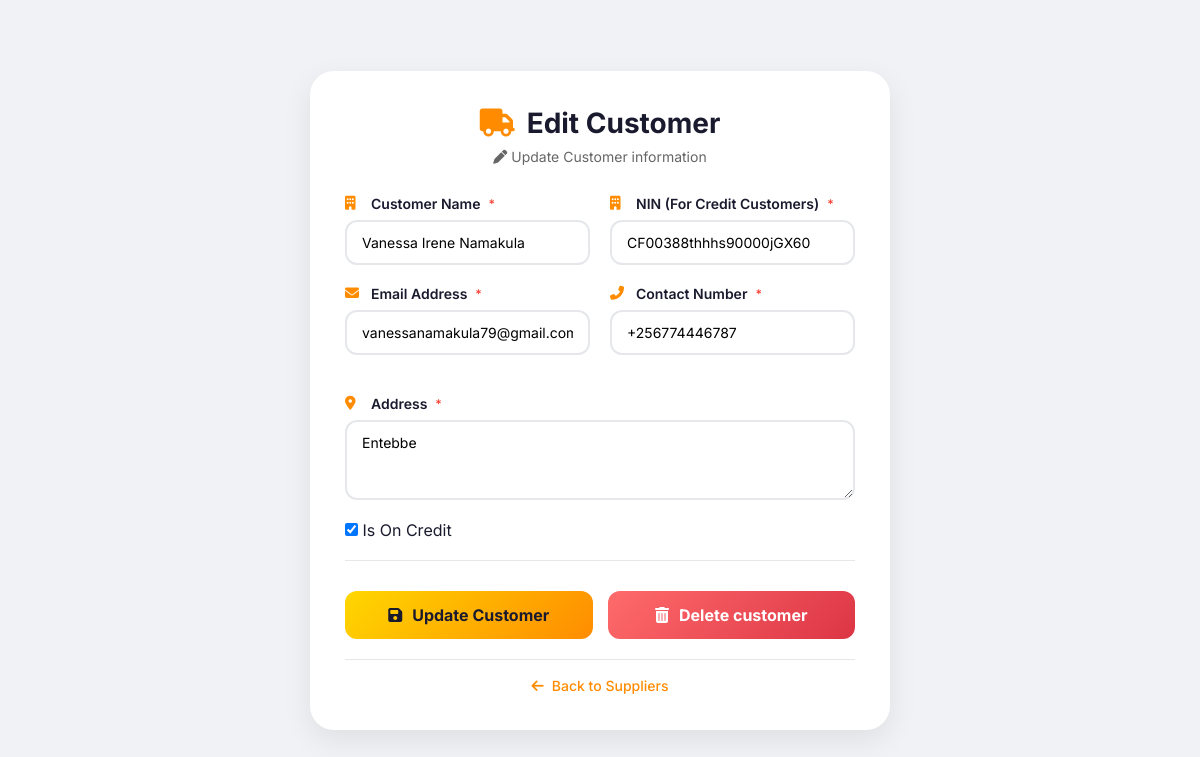
Page /customer/edit/1/ on the committed database.
### web/models.py (models this page shows, shortened)
class Customer(models.Model):
    name = models.CharField(max_length=100)
    contact = models.CharField(
        max_length=20,
        blank=True,
        null=True
    )
    email = models.EmailField(
        blank=True,
        null=True
    )
    address = models.TextField(
        blank=True,
        null=True
    )
    nin = models.CharField(
        max_length=20,
        unique=True
    )
    distance_km = models.DecimalField(
        max_digits=5,
        decimal_places=2,
        default=Decimal('0.00')
    )
    is_credit_customer = models.BooleanField(default=False)

### web/views.py (the view, shortened to what this page needs)
# urls.py: path('customer/edit/<int:pk>/', views.edit_customer, name="edit_customer"),
def edit_customer(request,pk):
    customer = get_object_or_404(Customer,pk=pk)
    return render(request,"edit_customer.html", {'customer':customer})

### web/templates/edit_customer.html (shortened to what this page needs)
<!DOCTYPE html>
<html lang="en">
<head>
    <link rel="stylesheet" href="https://cdnjs.cloudflare.com/ajax/libs/font-awesome/6.4.0/css/all.min.css">
</head>
<body>
<div class="container">
    <div class="edit-card">
        <div class="card-header">
            <h2>
                <i class="fas fa-truck"></i> Edit Customer
            </h2>
            <p><i class="fas fa-pen"></i> Update Customer information</p>
        </div>
        <form method="POST" class="supplier-form" action="{% url 'edit_customer' customer.id %}">
            <div class="form-grid">
                <div class="form-group">
                    <label>
                        <i class="fas fa-building"></i> Customer Name <span class="required">*</span>
                    </label>
                    <input type="text" name="name" value="{{ customer.name|default:'' }}" placeholder="Enter customer name" required>
                </div>
                <div class="form-group">
                    <label>
                        <i class="fas fa-building"></i> NIN (For Credit Customers) <span class="required">*</span>
                    </label>
                    <input type="text" name="nin" value="{{ customer.nin|default:'' }}" placeholder="Enter customer nin" required>
                </div>
                <div class="form-group">
                    <label>
                        <i class="fas fa-envelope"></i> Email Address <span class="required">*</span>
                    </label>
                    <input type="email" name="email" value="{{ customer.email|default:'' }}" placeholder="customer@example.com" required>
                </div>
                <div class="form-group">
                    <label>
                        <i class="fas fa-phone-alt"></i> Contact Number <span class="required">*</span>
                    </label>
                    <input type="tel" name="contact" maxlength="14" value="{{ customer.contact|default:'' }}" placeholder="+2564567890" required>
                </div>
                <div class="form-group full-width">
                    <label>
                        <i class="fas fa-map-marker-alt"></i> Address <span class="required">*</span>
                    </label>
                    <textarea name="address" placeholder="Enter full address" required>{{ customer.address|default:'' }}</textarea>
                </div>
            </div>
             <div class="checkbox-group">
                <input type="checkbox" id="is_credit_customer" name="is_credit_customer" {% if customer.is_credit_customer %}checked{% endif %}>
                <label>Is On Credit</label>
            </div>
            <hr>
            <div class="button-group">
                <button type="submit" class="btn-update">
                    <i class="fas fa-save"></i> Update Customer
                </button>
                <button type="button" class="btn-delete" onclick="if(confirm('Are you sure you want to delete this supplier? This action cannot be undone.')) { document.getElementById('deleteForm').submit(); }">
                    <i class="fas fa-trash-alt"></i> Delete customer
                </button>
            </div>
        </form>
        <div class="back-link">
            <a href="{% url 'customer_list' %}">
                <i class="fas fa-arrow-left"></i> Back to Suppliers
            </a>
        </div>
    </div>
</div>
</body>
</html>

### web/templates/edit_customer.html (style rules this page uses)
* { margin: 0; padding: 0; box-sizing: border-box; }
body { font-family: 'Inter', sans-serif; background: #f0f2f5; color: #1a1a2e; min-height: 100vh; display: flex; align-items: center; justify-content: center; padding: 20px; }
.container { max-width: 900px; width: 50%; margin: 0 auto; }
.edit-card { background: white; border-radius: 24px; padding: 35px; box-shadow: 0 10px 30px rgba(0,0,0,0.08); transition: transform 0.3s ease; }
.card-header { text-align: center; margin-bottom: 30px; }
.card-header h2 { font-size: 28px; font-weight: 700; color: #1a1a2e; display: flex; align-items: center; justify-content: center; gap: 12px; }
.card-header h2 i { color: #ff8c00; font-size: 28px; }
.card-header p { color: #666; font-size: 14px; margin-top: 8px; }
.supplier-form { display: flex; flex-direction: column; }
.form-grid { display: grid; grid-template-columns: 1fr 1fr; gap: 20px; margin-bottom: 20px; }
.form-group { display: flex; flex-direction: column; }
.full-width { grid-column: span 2; }
.form-group label { display: flex; align-items: center; gap: 8px; font-weight: 600; margin-bottom: 8px; color: #1a1a2e; font-size: 14px; }
.form-group label i { color: #ff8c00; width: 18px; }
.required { color: #f44336; font-size: 12px; }
.form-group input, .form-group textarea { width: 100%; padding: 12px 15px; border: 2px solid #e5e7eb; border-radius: 12px; font-size: 14px; font-family: 'Inter', sans-serif; transition: all 0.3s; }
.form-group textarea { resize: vertical; min-height: 80px; }
.button-group { display: flex; gap: 15px; margin-top: 10px; }
.btn-update { flex: 1; padding: 14px; background: linear-gradient(135deg, #ffd700, #ff8c00); border: none; border-radius: 12px; color: #1a1a2e; font-weight: 700; font-size: 16px; cursor: pointer; transition: all 0.3s; display: flex; align-items: center; justify-content: center; gap: 10px; font-family: 'Inter', sans-serif; }
.btn-delete { flex: 1; padding: 14px; background: linear-gradient(135deg, #ff6b6b, #dc3545); border: none; border-radius: 12px; color: white; font-weight: 700; font-size: 16px; cursor: pointer; transition: all 0.3s; display: flex; align-items: center; justify-content: center; gap: 10px; font-family: 'Inter', sans-serif; }
hr { margin: 20px 0; border: none; border-top: 1px solid #e5e7eb; }
.back-link { text-align: center; margin-top: 20px; padding-top: 15px; border-top: 1px solid #e5e7eb; }
.back-link a { text-decoration: none; color: #ff8c00; font-weight: 500; font-size: 14px; display: inline-flex; align-items: center; gap: 8px; transition: all 0.3s; }

### rows in the picture
Customer: name "Vanessa Irene Namakula", nin "CF00388thhhs90000jGX60", email "vanessanamakula79@gmail.com", contact "+256774446787", address "Entebbe", is_credit_customer "☑"
